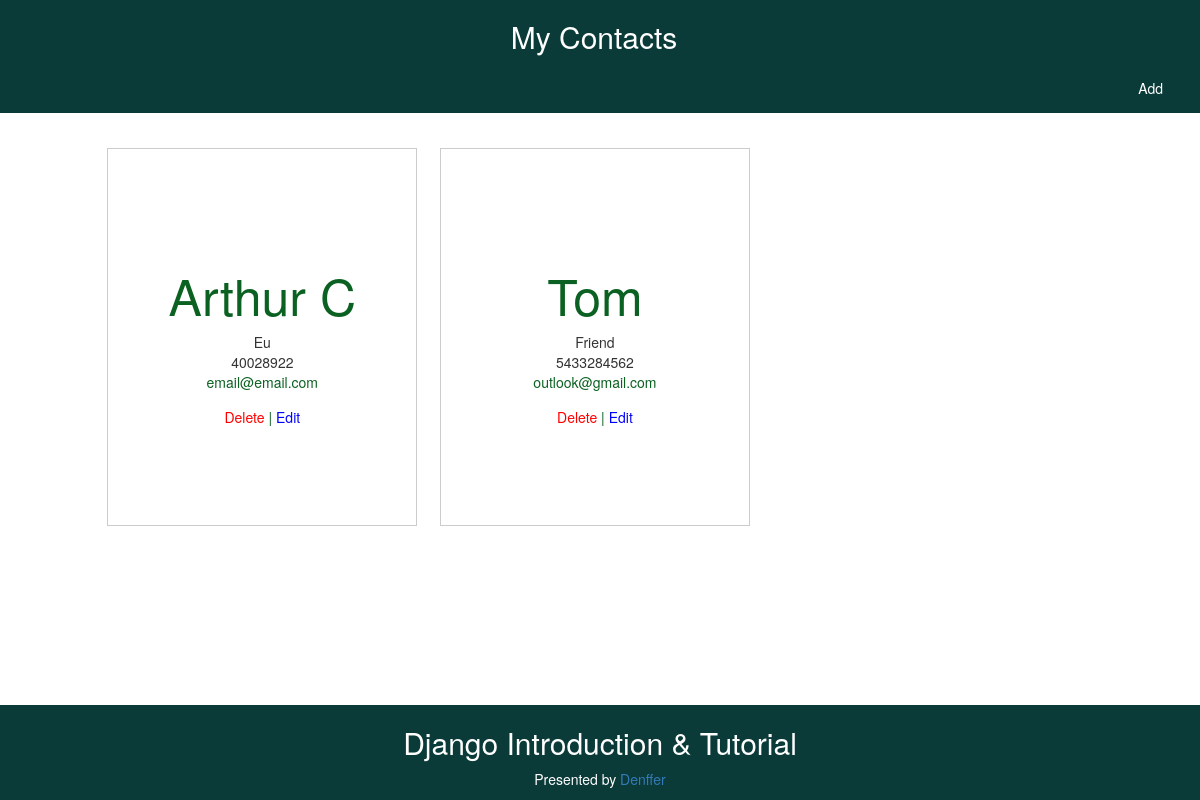
The page / on the database its author committed.
### mycontacts/models.py (models this page shows)
class Contact(models.Model):
    name = models.CharField(max_length=200)
    relation = models.CharField(max_length=200)
    phone = models.CharField(max_length=200)
    email = models.CharField(max_length=200)

### mycontacts/views.py (the view)
# urls.py: path('', views.show),
def show(request):
    contact_list = Contact.objects.all()
    return render(request, 'mycontacts/show.html',{'contacts': contact_list})

### mycontacts/templates/mycontacts/show.html
{% extends 'mycontacts/background.html' %}
{% load static %}
{% block content %}
<div class="container-show">
    <ul class="grid" style="list-style-type: none">
    {% for contact in contacts %}
    <li>
        <div>
            <h2 class="name"><a href='detail/{{ contact.id }}'>{{ contact.name }}</a></h2>
            <div class="relation">{{ contact.relation }}</div>
            <div class="phone">{{ contact.phone }}</div>
            <div class="email">{{ contact.email }}</div>
            <div class="email" style="margin-top: 15px;">
                <a href='delete/{{ contact.id }}' style="color: red;">Delete</a> |
                <a href='edit/{{ contact.id }}' style="color: blue;">Edit</h5></a>
            </div>
        </div>
    </li>
    {%  endfor %}
    </ul>
</div>
{% endblock content %}

### mycontacts/static/css/show.css (style rules this page uses)
html { height: 100%; }
.name { font-size: 50px; }
.email { color: #0B6121; }
.grid { overflow: hidden; padding: 2em 2em; max-width: 76em; margin: 0 auto; }
.grid li { padding: 0 0.8em 1.3em ; }
.grid li > div { border-bottom: 1.8px solid #cccccc; border-right: 1.4px solid #cccccc; border-left: 0.7px solid #cccccc; border-top: 0.6px solid #cccccc; background: #ffffff; padding: 7em 2em; text-align: center; }
.grid li a { color: #0B6121; }
@media all and (min-width: 27em) { .grid li { width: 100%; float: left; } }
@media all and (min-width: 40em) { .grid li { width: 50%; } }
@media all and (min-width: 60em) { .grid li { width: 33%; } }
.container-show { padding-top: 10%; padding-bottom: 7%; }
body { position: relative; margin: 0; min-height: 100%; }

### rows shown on the page
Contact: name "Arthur C", relation "Eu", phone "40028922", email "email@email.com"
Contact: name "Tom", relation "Friend", phone "5433284562", email "outlook@gmail.com"
